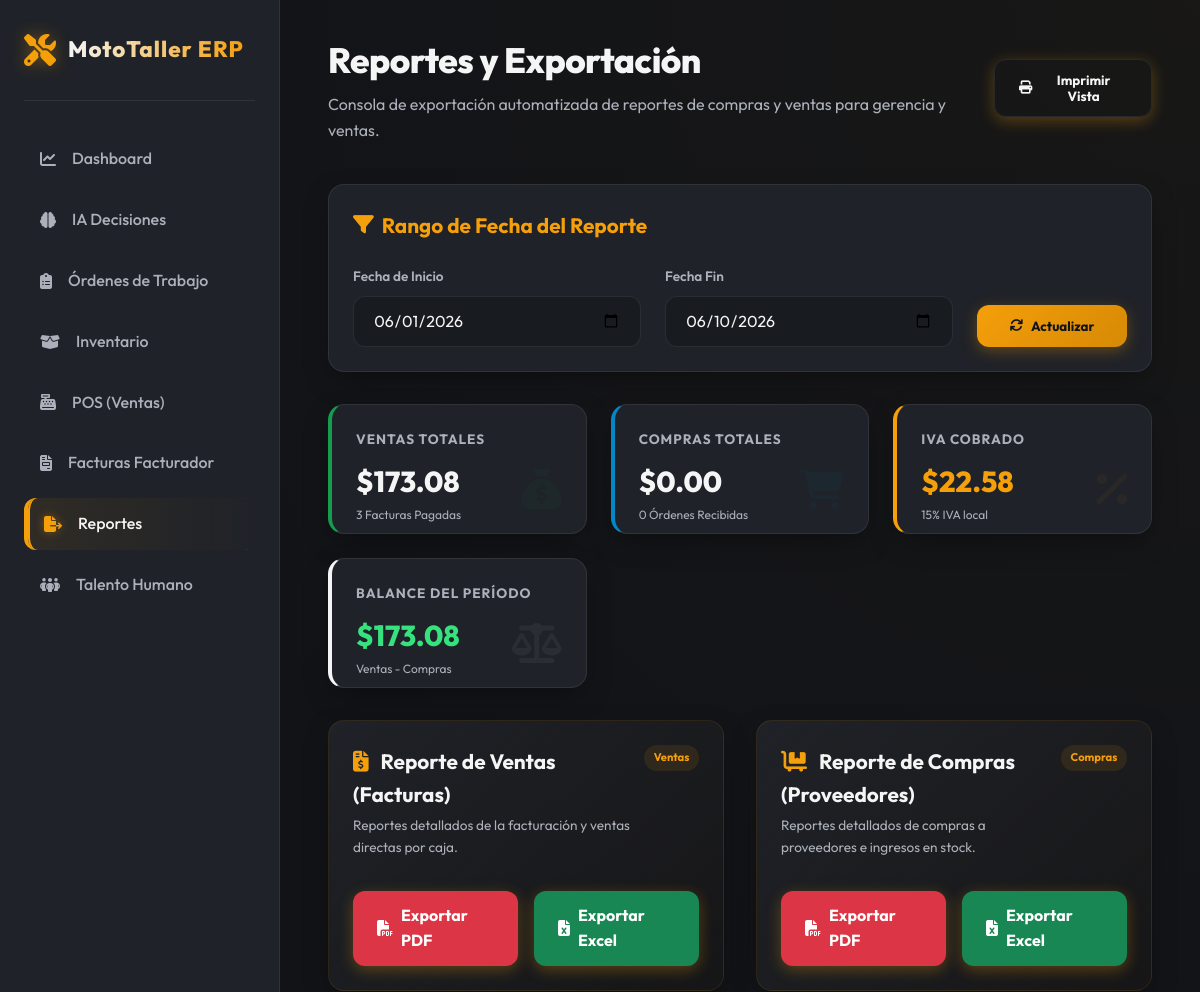
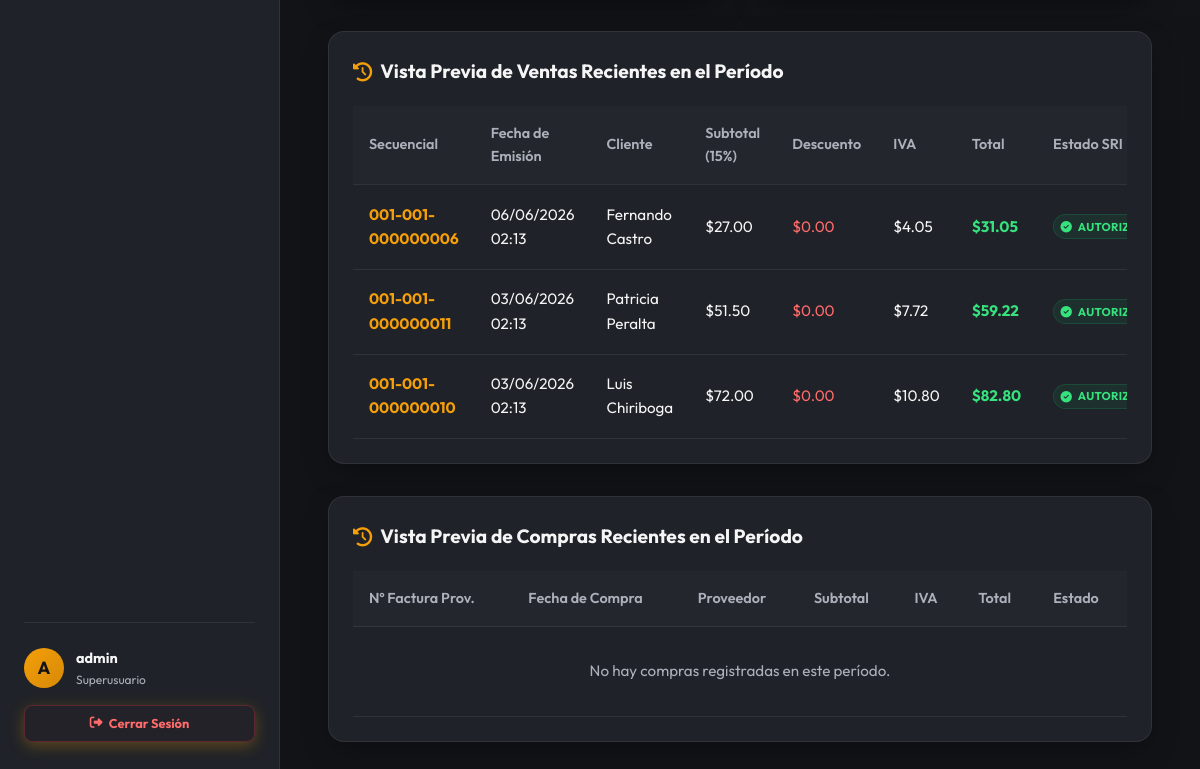
Before: /reportes/ (signed in) with the older database file (2 pictures, top to bottom).
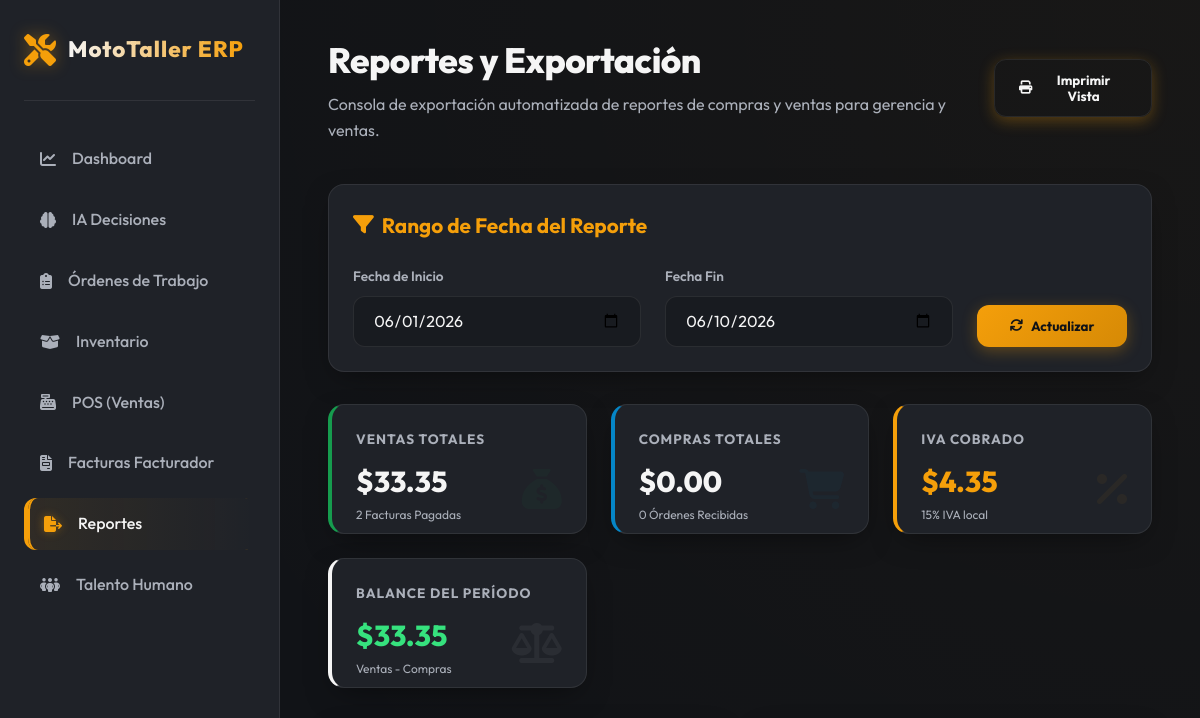
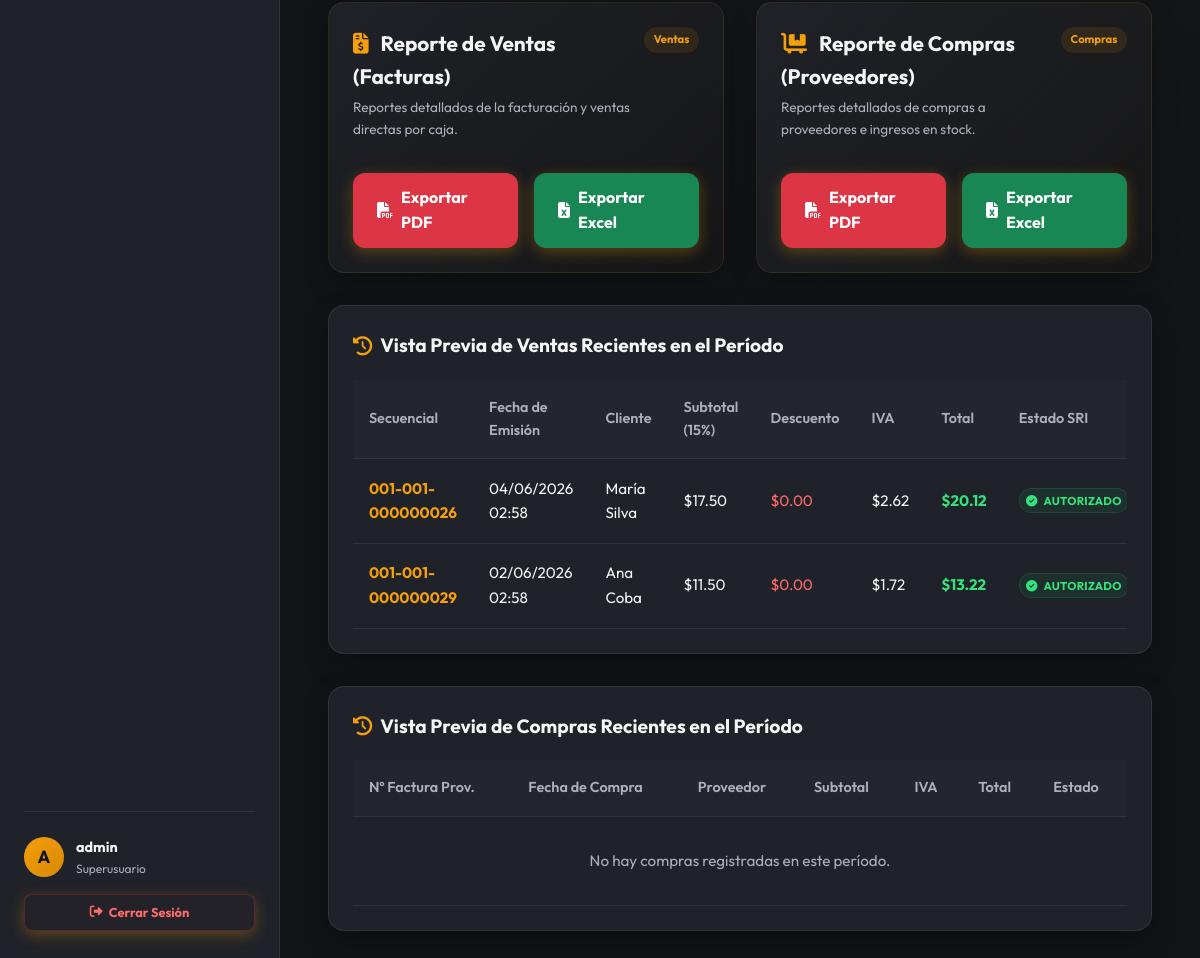
After: the same page with the newer database file (2 pictures, top to bottom).
### taller/models.py (models this page shows, shortened)
class Factura(models.Model):
    ESTADO_FACTURA = [('PAGADA', 'Pagada'), ('ANULADA', 'Anulada')]
    ESTADO_SRI_CHOICES = [
        ('PENDIENTE', 'Pendiente de Envío'),
        ('ENVIADO', 'Enviado al SRI'),
        ('AUTORIZADO', 'Autorizado y Vigente'),
        ('RECHAZADO', 'Rechazado por el SRI'),
        ('DEVUELTO', 'Devuelto / Con Errores'),
    ]
    AMBIENTE_CHOICES = [
        ('1', 'Pruebas (Test)'),
        ('2', 'Producción (Real)'),
    ]
    numero_factura = models.CharField("Nº Factura", max_length=20, unique=True)
    cliente = models.ForeignKey(Cliente, on_delete=models.PROTECT, related_name="facturas")
    orden_trabajo = models.OneToOneField(OrdenTrabajo, on_delete=models.SET_NULL, null=True, blank=True, related_name="factura")
    fecha_emision = models.DateTimeField(auto_now_add=True)
    vendedor = models.ForeignKey(User, on_delete=models.PROTECT, related_name="facturas_vendidas")
    estado = models.CharField(max_length=10, choices=ESTADO_FACTURA, default='PAGADA')
    subtotal_15 = models.DecimalField("Subtotal IVA 15%", max_digits=10, decimal_places=2, default=Decimal('0.00'))
    subtotal_0 = models.DecimalField("Subtotal IVA 0%", max_digits=10, decimal_places=2, default=Decimal('0.00'))
    total_descuento = models.DecimalField("Total Descuento", max_digits=10, decimal_places=2, default=Decimal('0.00'))
    valor_iva = models.DecimalField("Valor Total IVA", max_digits=10, decimal_places=2, default=Decimal('0.00'))
    total_pagar = models.DecimalField("Total Neto a Pagar", max_digits=10, decimal_places=2)
    clave_acceso = models.CharField("Clave de Acceso (49 dígitos)", max_length=49, unique=True, blank=True, null=True)
    numero_autorizacion = models.CharField("Número de Autorización SRI", max_length=49, blank=True, null=True)
    fecha_autorizacion = models.DateTimeField("Fecha de Autorización SRI", blank=True, null=True)
    estado_sri = models.CharField("Estado SRI", max_length=15, choices=ESTADO_SRI_CHOICES, default='PENDIENTE')
    ambiente = models.CharField("Ambiente SRI", max_length=1, choices=AMBIENTE_CHOICES, default='1')
    tipo_emision = models.CharField("Tipo Emisión SRI", max_length=1, default='1') # 1 = Normal
    xml_firmado = models.CharField("Ruta XML Firmado", max_length=255, blank=True, null=True)
    pdf_ride = models.CharField("Ruta PDF RIDE", max_length=255, blank=True, null=True)
    mensajes_error_sri = models.JSONField("Errores / Respuestas SRI", default=list, blank=True)
    class Meta:
        verbose_name = "Factura"
        verbose_name_plural = "Facturas"
        ordering = ['-fecha_emision']

class Cliente(models.Model):
    TIPO_IDENTIFICACION_CHOICES = [
        ('04', 'RUC (Persona Natural/Jurídica)'),
        ('05', 'Cédula de Identidad'),
        ('06', 'Pasaporte'),
        ('07', 'Consumidor Final'),
        ('08', 'Identificación del Exterior'),
    ]
    tipo_identificacion = models.CharField("Tipo Identificación SRI", max_length=2, choices=TIPO_IDENTIFICACION_CHOICES, default='05')
    cedula_ruc = models.CharField(
        "Cédula/RUC/Pasaporte",
        max_length=13,
        unique=True,
        validators=[validar_cedula_ruc_ecuador],
        help_text="Ingrese los 10 dígitos de la cédula, 13 del RUC o identificación."
    )
    nombre = models.CharField("Nombre o Razón Social", max_length=150)
    telefono = models.CharField("Teléfono", max_length=20, blank=True)
    email = models.EmailField("Correo Electrónico", blank=True)
    direccion = models.TextField("Dirección", blank=True)
    class Meta:
        verbose_name = "Cliente"
        verbose_name_plural = "Clientes"
        ordering = ['nombre']

### taller/views.py (the view, shortened to what this page needs)
        @login_required(login_url='taller:login')
        def _wrapped_view(request, *args, **kwargs):
            if request.user.is_superuser:
                return view_func(request, *args, **kwargs)

### taller/views.py (called while the page is built, shortened)
def role_required(allowed_roles):
    def decorator(view_func):
        @login_required(login_url='taller:login')
        def _wrapped_view(request, *args, **kwargs):
            if request.user.is_superuser:
                return view_func(request, *args, **kwargs)
        return _wrapped_view
    return decorator

### taller/templates/taller/reportes.html (shortened to what the changed rows need)
{% extends 'taller/base.html' %}
{% block content %}
<div class="header-section">
    <div>
        <h1 class="title-main">Reportes y Exportación</h1>
    </div>
</div>
<div class="card-premium" style="margin-bottom: 2rem;">
    <h2 style="font-size: 1.3rem; font-weight: 700; margin-bottom: 1.5rem; display: flex; align-items: center; gap: 0.5rem; color: var(--primary);">
        <i class="fa-solid fa-filter"></i>
        <span>Rango de Fecha del Reporte</span>
    </h2>
</div>
<div style="display: grid; grid-template-columns: repeat(auto-fit, minmax(220px, 1fr)); gap: 1.5rem; margin-bottom: 2rem;">
    <div class="card-premium" style="border-left: 4px solid var(--status-success); position: relative; overflow: hidden; display: flex; flex-direction: column; justify-content: space-between; height: 130px;">
        <div>
            <p style="font-size: 0.85rem; text-transform: uppercase; letter-spacing: 1px; color: var(--text-muted); font-weight: 700;">Ventas Totales</p>
            <h3 style="font-size: 1.8rem; font-weight: 800; color: var(--text-main); margin-top: 0.5rem;">${{ kpis.total_ventas|floatformat:2 }}</h3>
        </div>
        <p style="font-size: 0.75rem; color: var(--text-muted);">{{ kpis.cant_ventas }} Facturas Pagadas</p>
        <i class="fa-solid fa-sack-dollar" style="position: absolute; right: 1.5rem; bottom: 1.5rem; font-size: 2.5rem; opacity: 0.05; color: var(--status-success);"></i>
    </div>
    <div class="card-premium" style="border-left: 4px solid var(--primary); position: relative; overflow: hidden; display: flex; flex-direction: column; justify-content: space-between; height: 130px;">
        <div>
            <p style="font-size: 0.85rem; text-transform: uppercase; letter-spacing: 1px; color: var(--text-muted); font-weight: 700;">IVA Cobrado</p>
            <h3 style="font-size: 1.8rem; font-weight: 800; color: var(--primary); margin-top: 0.5rem;">${{ kpis.iva_ventas|floatformat:2 }}</h3>
        </div>
    </div>
    <div class="card-premium" style="border-left: 4px solid var(--text-main); position: relative; overflow: hidden; display: flex; flex-direction: column; justify-content: space-between; height: 130px;">
        <div>
            <p style="font-size: 0.85rem; text-transform: uppercase; letter-spacing: 1px; color: var(--text-muted); font-weight: 700;">Balance del Período</p>
            <h3 style="font-size: 1.8rem; font-weight: 800; color: {% if kpis.balance >= 0 %}hsl(145, 75%, 55%){% else %}#ff6b6b{% endif %}; margin-top: 0.5rem;">
                ${{ kpis.balance|floatformat:2 }}
            </h3>
        </div>
    </div>
</div>
<div style="display: grid; grid-template-columns: 1fr; gap: 2rem;">
    <div class="card-premium">
        <div class="table-container">
            <table class="table-premium">
                <thead>
                    <tr>
                        <th>Secuencial</th>
                        <th>Fecha de Emisión</th>
                        <th>Cliente</th>
                        <th>Subtotal (15%)</th>
                        <th>Descuento</th>
                        <th>IVA</th>
                        <th>Total</th>
                        <th>Estado SRI</th>
                    </tr>
                </thead>
                <tbody>
                    {% for v in preview_ventas %}
                    <tr>
                        <td style="font-weight: bold; color: var(--primary);">{{ v.numero_factura }}</td>
                        <td>{{ v.fecha_emision|date:"d/m/Y H:i" }}</td>
                        <td>{{ v.cliente.nombre }}</td>
                        <td>${{ v.subtotal_15|floatformat:2 }}</td>
                        <td style="color: #ff6b6b;">${{ v.total_descuento|floatformat:2 }}</td>
                        <td>${{ v.valor_iva|floatformat:2 }}</td>
                        <td style="font-weight: 700; color: hsl(145, 75%, 55%);">${{ v.total_pagar|floatformat:2 }}</td>
                        <td>
                            {% if v.estado_sri == 'AUTORIZADO' %}
                                <span class="badge-status badge-terminado" style="font-size: 0.75em; padding: 0.15rem 0.4rem;"><i class="fa-solid fa-circle-check"></i> AUTORIZADO</span>
                            {% else %}
                                <span class="badge-status badge-pendiente" style="font-size: 0.75em; padding: 0.15rem 0.4rem;">{{ v.estado_sri }}</span>
                            {% endif %}
                        </td>
                    </tr>
                    {% empty %}
                    <tr>
                        <td colspan="8" style="text-align: center; color: var(--text-muted); padding: 2rem;">No hay ventas registradas en este período.</td>
                    </tr>
                    {% endfor %}
                </tbody>
            </table>
        </div>
    </div>
    <div class="card-premium">
        <div class="table-container">
            <table class="table-premium">
                <thead>
                    <tr>
                        <th>Nº Factura Prov.</th>
                        <th>Fecha de Compra</th>
                        <th>Proveedor</th>
                        <th>Subtotal</th>
                        <th>IVA</th>
                        <th>Total</th>
                        <th>Estado</th>
                    </tr>
                </thead>
            </table>
        </div>
    </div>
</div>
{% endblock %}

Changed rows visible on the page:
removed Factura: numero_factura "001-001-000000006", fecha_emision "06/06/2026 02:13", cliente.nombre "Fernando Castro", subtotal_15 "27.00", total_descuento "0.00", valor_iva "4.05", total_pagar "31.05", estado_sri "AUTORIZADO" (drawn)
removed Factura: numero_factura "001-001-000000011", fecha_emision "03/06/2026 02:13", cliente.nombre "Patricia Peralta", subtotal_15 "51.50", total_descuento "0.00", valor_iva "7.72", total_pagar "59.22", estado_sri "AUTORIZADO" (drawn)
removed Factura: numero_factura "001-001-000000010", fecha_emision "03/06/2026 02:13", cliente.nombre "Luis Chiriboga", subtotal_15 "72.00", total_descuento "0.00", valor_iva "10.80", total_pagar "82.80", estado_sri "AUTORIZADO" (drawn)
added Factura: numero_factura "001-001-000000026", fecha_emision "04/06/2026 02:58", cliente.nombre "María Silva", subtotal_15 "17.50", total_descuento "0.00", valor_iva "2.62", total_pagar "20.12", estado_sri "AUTORIZADO" (drawn)
added Factura: numero_factura "001-001-000000029", fecha_emision "02/06/2026 02:58", cliente.nombre "Ana Coba", subtotal_15 "11.50", total_descuento "0.00", valor_iva "1.72", total_pagar "13.22", estado_sri "AUTORIZADO" (drawn)
Other visible differences:
{{ kpis.total_ventas|floatformat:2 }}: "173.08" → "33.35"
{{ kpis.cant_ventas }}: "3" → "2"
{{ kpis.iva_ventas|floatformat:2 }}: "22.58" → "4.35"
{{ kpis.balance|floatformat:2 }}: "173.08" → "33.35"
